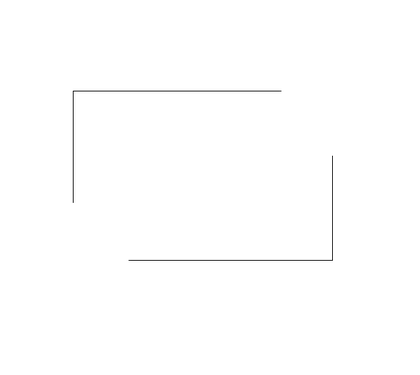
%> input picture Matlab/Single Bild/14.png, 420 x 375 px, shrunk from 588 x 525 before the run
$ octave Algorithmus_Verification_of_the_Complementarity1.m   (GNU Octave 9; MATLAB toolbox functions it lacks are replaced by stand-ins)
%> lines starting %> are read from the running program, lines starting %| are printed output that depends on the picture; in (x1, y1, x2, y2) boxes, pixels count from 0 and x2, y2 are one past the last pixel; in counts of white or black regions, pixels touching at a corner belong together; the program's own positions count from 1
### Matlab/Single Bild/Input.m

    %% Input a image
    % output a candidate shape
    function [P] = Input(Img,num)


    B = bwboundaries(Img);

% [14 lines of commented-out code are left out]
    P = B{num,1};    % choose a candidate shape
    % exchange the xy coordinate
    P1(:,1) = P(:,2);   % first column means x coordinate,
    P1(:,2) = P(:,1);   % second column means y coordinate,
    P =P1;

### Matlab/Single Bild/minboundrect.m
function [rectx,recty,area,perimeter] = minboundrect(x,y,metric)
% minboundrect: Compute the minimal bounding rectangle of points in the plane
% usage: [rectx,recty,area,perimeter] = minboundrect(x,y,metric)
%
% arguments: (input)
%  x,y - vectors of points, describing points in the plane as
%        (x,y) pairs. x and y must be the same lengths.
%
%  metric - (OPTIONAL) - single letter character flag which
%        denotes the use of minimal area or perimeter as the
%        metric to be minimized. metric may be either 'a' or 'p',
%        capitalization is ignored. Any other contraction of 'area'
%        or 'perimeter' is also accepted.
%
%        DEFAULT: 'a'    ('area')
%
% arguments: (output)
%  rectx,recty - 5x1 vectors of points that define the minimal
%        bounding rectangle.
%
%  area - (scalar) area of the minimal rect itself.
%
%  perimeter - (scalar) perimeter of the minimal rect as found
%
%
% Note: For those individuals who would prefer the rect with minimum
% perimeter or area, careful testing convinces me that the minimum area
% rect was generally also the minimum perimeter rect on most problems
% (with one class of exceptions). This same testing appeared to verify my
% assumption that the minimum area rect must always contain at least
% one edge of the convex hull. The exception I refer to above is for
% problems when the convex hull is composed of only a few points,
% most likely exactly 3. Here one may see differences between the
% two metrics. My thanks to Roger Stafford for pointing out this
% class of counter-examples.
%
% Thanks are also due to Roger for pointing out a proof that the
% bounding rect must always contain an edge of the convex hull, in
% both the minimal perimeter and area cases.
%
%
% Example usage:
%  x = rand(50000,1);
%  y = rand(50000,1);
%  tic,[rx,ry,area] = minboundrect(x,y);toc
%
%  Elapsed time is 0.105754 seconds.
%
%  [rx,ry]
%  ans =
%      0.99994  -4.2515e-06
%      0.99998      0.99999
%   2.6441e-05            1
%  -5.1673e-06   2.7356e-05
%      0.99994  -4.2515e-06
%
%  area
%  area =
%      0.99994
%
%
% See also: minboundcircle, minboundtri, minboundsphere
%
%
% Author: John D'Errico
% E-mail: woodchips@rochester.rr.com
% Release: 3.0
% Release date: 3/7/07

% default for metric
if (nargin<3) || isempty(metric)
  metric = 'a';
elseif ~ischar(metric)
  error 'metric must be a character flag if it is supplied.'
else
  % check for 'a' or 'p'
  metric = lower(metric(:)');
  ind = strmatch(metric,{'area','perimeter'});
  if isempty(ind)
    error 'metric does not match either ''area'' or ''perimeter'''
  end

  % just keep the first letter.
  metric = metric(1);
end

% preprocess data
x=x(:);
y=y(:);

% not many error checks to worry about
n = length(x);
if n~=length(y)
  error 'x and y must be the same sizes'
end

% start out with the convex hull of the points to
% reduce the problem dramatically. Note that any
% points in the interior of the convex hull are
% never needed, so we drop them.
if n>3
  edges = convhull(x,y);

  % exclude those points inside the hull as not relevant
  % also sorts the points into their convex hull as a
  % closed polygon

  x = x(edges);
  y = y(edges);

  % probably fewer points now, unless the points are fully convex
  nedges = length(x) - 1;
elseif n>1
  % n must be 2 or 3
  nedges = n;
  x(end+1) = x(1);
  y(end+1) = y(1);
else
  % n must be 0 or 1
  nedges = n;
end

% now we must find the bounding rectangle of those
% that remain.

% special case small numbers of points. If we trip any
% of these cases, then we are done, so return.
switch nedges
  case 0
    % empty begets empty
    rectx = [];
    recty = [];
    area = [];
    perimeter = [];
    return
  case 1
    % with one point, the rect is simple.
    rectx = repmat(x,1,5);
    recty = repmat(y,1,5);
    area = 0;
    perimeter = 0;
    return
  case 2
    % only two points. also simple.
    rectx = x([1 2 2 1 1]);
    recty = y([1 2 2 1 1]);
    area = 0;
    perimeter = 2*sqrt(diff(x).^2 + diff(y).^2);
    return
end
% 3 or more points.

% will need a 2x2 rotation matrix through an angle theta
Rmat = @(theta) [cos(theta) sin(theta);-sin(theta) cos(theta)];

% get the angle of each edge of the hull polygon.
ind = 1:(length(x)-1);
edgeangles = atan2(y(ind+1) - y(ind),x(ind+1) - x(ind));
% move the angle into the first quadrant.
edgeangles = unique(mod(edgeangles,pi/2));

% now just check each edge of the hull
nang = length(edgeangles);
area = inf;
perimeter = inf;
met = inf;
xy = [x,y];
for i = 1:nang
  % rotate the data through -theta
  rot = Rmat(-edgeangles(i));
  xyr = xy*rot;
  xymin = min(xyr,[],1);
  xymax = max(xyr,[],1);

  % The area is simple, as is the perimeter
  A_i = prod(xymax - xymin);
  P_i = 2*sum(xymax-xymin);

  if metric=='a'
    M_i = A_i;
  else
    M_i = P_i;
  end

  % new metric value for the current interval. Is it better?
  if M_i<met
    % keep this one
    met = M_i;
    area = A_i;
    perimeter = P_i;

    rect = [xymin;[xymax(1),xymin(2)];xymax;[xymin(1),xymax(2)];xymin];
    rect = rect*rot';
    rectx = rect(:,1);
    recty = rect(:,2);
  end
end
% get the final rect

% all done

end % mainline end

### Matlab/Single Bild/bounding_box_centroid.m
function [Pmean]=bounding_box_centroid(P)
% centroid use the bounding-box centroid
    [rectx,recty] = minboundrect(P(:,1),P(:,2),'a');
    rect(:,1) = rectx;
    rect(:,2) = recty;
    rectn = rect(1:4,1);
    rectn(:,2) = rect(1:4,2);
    Pmean = mean(rectn);

%     figure,imshow(Img),hold on;
%     plot(rectn(:,1),rectn(:,2), 'r', 'LineWidth', 2);
%     plot([rectn(4,1) rectn(1,1)],[rectn(4,2) rectn(1,2)], 'r', 'LineWidth', 2);
%     plot(Pmean(:,1),Pmean(:,2), 'r.');

### Matlab/Single Bild/Algorithmus5_Verification_of_an_openshape.m
%     clean;
%     close all;

    % Algorithm.5 Verification of an Open Shape
    % input: a candidate shape P = {pi} i=1,2....n. , a n*2 matrix and four
    % output: open points if yes and the angle of the open points

    function [id1,id2]=Algorithmus5_Verification_of_an_openshape(P,Pmean)
    %% 1. compute the centroid Pmean (this section can be optimiert, use which method is best)
    n = size(P,1);
% [16 lines of commented-out code are left out]

    %% 2. centralization
    Pc = P- ones(n,1)*Pmean;
    plot(Pc(:,1),Pc(:,2));

    %% 3.4. normalization
    Pcn = zeros(n,2);
    for i = 1:n

        Pcn(i,:) = Pc(i,:)/sqrt(Pc(i,1)^2 + Pc(i,2)^2);  % angle
%         Pcn(i,:) = Pcr(i,:)/sqrt(Pcr(i,1)^2 + Pcr(i,2)^2);
    end

    %% 5.6. init each angular bin
    bins = zeros(1,360);
    for theta = 1:360

        bins(theta) = 0;   % null

    end

    %% 7.8. for each p=(x,y) belong to Pc, calculate the responsed angle
    thetap = zeros(1,n);
    for j = 1:n
        thetap(j) = atan2d(Pcn(j,2),Pcn(j,1)); % returns values in the closed interval [-180,180]
        thetap = round(thetap);
        if(thetap(j)<1)
            thetap(j) =  thetap(j) +360;
        end

    %% 9. insert p into bins[thetap]
        for theta =  1:360
            if thetap(j)==theta
                bins(theta)= bins(theta)+1;     % accumalize normalized points to an anngular bin
            end
        end

    end
    figure,bar(bins),title('bins');

%     thetap = thetap/pi*180; % mit atan von[-90 90] ,radian to grad
%     max(thetap);
%     min(thetap);

    %% 10-18.

    id1 = [];
    id2 = [];
    for theta = 1:360

        front =  mod(theta + 359,360);
        front1 =  mod(theta + 358,360);
        front2 =  mod(theta + 357,360);
        front3 =  mod(theta + 356,360);
        front4 =  mod(theta + 355,360);
        rear = mod(theta + 1,360);
        rear1 = mod(theta + 2,360);
        rear2 = mod(theta + 3,360);
        rear3 = mod(theta + 4,360);
        rear4 = mod(theta + 5,360);
        if front==0
            front=360;
        end
        if front1==0
            front1=360;
        end
        if front2==0
            front2=360;
        end
        if front3==0
            front3=360;
        end
        if front4==0
            front4=360;
        end

        if rear==0
            rear=360;
        end
        if rear1==0
            rear1=360;
        end
        if rear2==0
            rear2=360;
        end
        if rear3==0
            rear3=360;
        end
        if rear4==0
            rear4=360;
        end


        if(bins(front)==0 && bins(front1)==0 && bins(front2)==0 && bins(front3)==0 && bins(front4)==0 && bins(theta)>0)
            idx1 = theta;    % right open
            id1 = cat(1,id1,idx1);
        end
        if(bins(rear)==0 && bins(rear1)==0 && bins(rear2)==0 && bins(rear3)==0 && bins(rear4)==0 && bins(theta)>0)
            idx2 = theta;    % left open
            id2 = cat(1,id2,idx2);
        end
    end

    % [32 lines of commented-out code are left out]
end


### Matlab/Single Bild/clean.m
clc;
clear;

### Matlab/Single Bild/Algorithmus_Verification_of_the_Complementarity1.m
    clean;
    close all;

%% Input two candidate shape of the image
    % vorprocess
    Img = imread('14.png');
%> Img is the input picture: size 375x420x3 uint8; min 37, max 255, mean 254.1
    Img = rgb2gray(Img);
%> Img: size 375x420 uint8
    Img = imbinarize(Img);
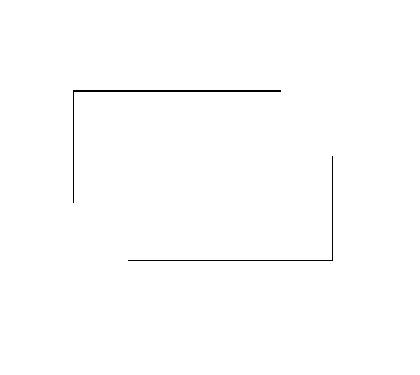
%> Img: size 375x420 logical; 99.5% white; black in thin lines or dots, all inside (x1, y1, x2, y2) = (73, 90, 333, 261)
%     figure,imshow(Img);

    % choose two candidate shape of the image
    P1 = Input(Img,2);
%> in Input, `B = bwboundaries(Img);`: B = 3 boundaries; box (x1, y1, x2, y2) and points: (0, 0, 420, 375) 1587, (73, 90, 281, 203) 638, (128, 156, 333, 261) 616
%> in Input, `P = B{num,1};`: P = 638 rows, first 12: [91 74; 91 75; 91 76; 91 77; 91 78; 91 79; 91 80; 91 81; 91 82; 91 83; 91 84; 91 85]
%> in Input, `P =P1;`: P = 638 rows, first 12: [74 91; 75 91; 76 91; 77 91; 78 91; 79 91; 80 91; 81 91; 82 91; 83 91; 84 91; 85 91]
%> P1 has the same summary as P in Input
    P2 = Input(Img,3);
%> in Input (call 2), `P = B{num,1};`: P = 616 rows, first 12: [261 129; 261 130; 261 131; 261 132; 261 133; 261 134; 261 135; 261 136; 261 137; 261 138; 261 139; 261 140]
%> in Input (call 2), `P =P1;`: P = 616 rows, first 12: [129 261; 130 261; 131 261; 132 261; 133 261; 134 261; 135 261; 136 261; 137 261; 138 261; 139 261; 140 261]
%> P2 has the same summary as P in Input
    P = cat(1,P1,P2);
%> P = 1254 rows, first 12: [74 91; 75 91; 76 91; 77 91; 78 91; 79 91; 80 91; 81 91; 82 91; 83 91; 84 91; 85 91]

    % find the Smallest rectangle of the candidate shape (regionprops)
    thetar = zeros(2,1);
    thetal = zeros(2,1);
    % centroid use the bounding_box_centroid of the union P1andP2
    Pmean = bounding_box_centroid(P);
%> in minboundrect, `x=x(:);`: x = 1254 values, max 333 at index 843, min 74 at index 1, mean 202.2
%> in minboundrect, `y=y(:);`: y = 1254 values, max 261 at index 639, min 91 at index 1, mean 176.1
%> in minboundrect, `edges = convhull(x,y);`: edges = [1; 208; 946; 1050; 639; 526; 1]
%> in minboundrect, `x = x(edges);`: x = [74; 281; 333; 333; 129; 74; 74]
%> in minboundrect, `y = y(edges);`: y = [91; 91; 157; 261; 261; 203; 91]
%> in minboundrect, `nedges = length(x) - 1;`: nedges = 6
%> in minboundrect, `ind = 1:(length(x)-1);`: ind = [1 2 3 4 5 6]
%> in minboundrect, `edgeangles = atan2(y(ind+1) - y(ind),x(ind+1) - x(ind));`: edgeangles = [0; 0.903; 1.57; 3.14; -2.33; -1.57]
%> in minboundrect, `edgeangles = unique(mod(edgeangles,pi/2));`: edgeangles = [0; 0.812; 0.903]
%> in minboundrect, `nang = length(edgeangles);`: nang = 3
%> in minboundrect, `xy = [x,y];`: xy = [74 91; 281 91; 333 157; 333 261; 129 261; 74 203; 74 91]
%> the loop in minboundrect, `for i = 1:nang` made 3 passes
%> (rot, A_i, P_i, M_i, met, area, perimeter, rect) on pass 1: ([1 0; 0 1], 44030, 858, 44030, 44030, 44030, 858, [74 91; 333 91; 333 261; 74 261; 74 91])
%> (rot, xymin, xymax, A_i, P_i, M_i) on passes 2 to 3: ([0.688 -0.726; 0.726 0.688], [117 -141.3], [418.5 85.99], 68538.3, 1057.7, 68538.3), ([0.619 -0.785; 0.785 0.619], [117.3 -164.4], [411.1 67.5], 68140.3, 1051.5, 68140.3)
%> in bounding_box_centroid, `[rectx,recty] = minboundrect(P(:,1),P(:,2),'a');`: rectx = [74; 333; 333; 74; 74]; recty = [91; 91; 261; 261; 91]
%> in bounding_box_centroid, `rectn = rect(1:4,1);`: rectn = [74; 333; 333; 74]
%> in bounding_box_centroid, `Pmean = mean(rectn);`: Pmean = [203.5 176]
%> Pmean = [203.5 176]

    [thetar(1),thetal(1)] = Algorithmus5_Verification_of_an_openshape(P1,Pmean);
%> in Algorithmus5_Verification_of_an_openshape, `plot(Pc(:,1),Pc(:,2));`:
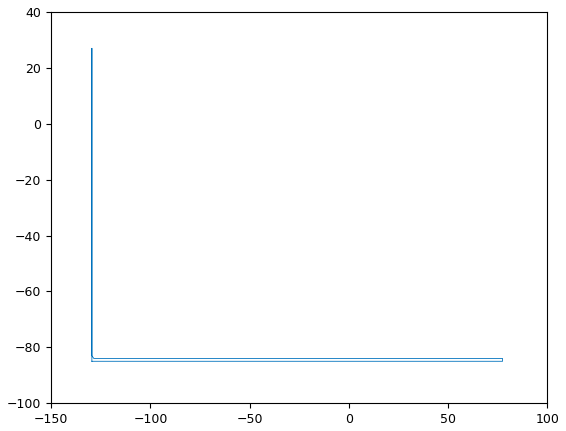
%> figure redrawn from the program's plot data
%> after the loop in Algorithmus5_Verification_of_an_openshape, `for i = 1:n`: Pcn = 638 rows, first 12: [-0.836 -0.549; -0.834 -0.552; -0.832 -0.555; -0.83 -0.558; -0.828 -0.561; -0.826 -0.564; -0.824 -0.567; -0.822 -0.57; -0.819 -0.573; -0.817 -0.576; -0.815 -0.58; -0.813 -0.583]
%> after the loop in Algorithmus5_Verification_of_an_openshape, `for j = 1:n`: bins = 360 values, max 9 at index 214, min 0 at index 1, mean 1.77; thetap = 638 values, max 313 at index 209, min 168 at index 526, mean 234.5
%> after the loop in Algorithmus5_Verification_of_an_openshape, `for theta = 1:360`: id1 = 168; id2 = 313; idx1 = 168; idx2 = 313
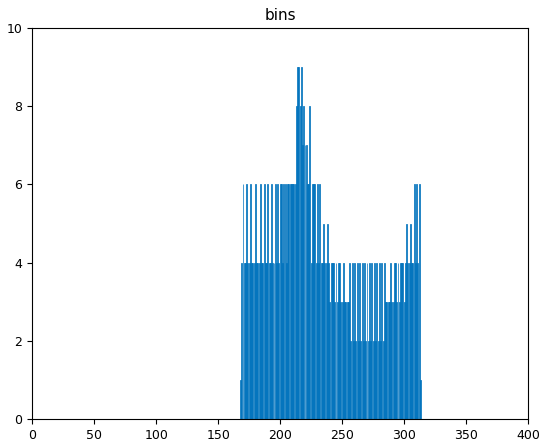
%> figure redrawn from the program's plot data; tallest bar 9 high, from x = 213.6 to 214.4
    [thetar(2),thetal(2)] = Algorithmus5_Verification_of_an_openshape(P2,Pmean);
%> call 2 of Algorithmus5_Verification_of_an_openshape, with Pmean = [203.5 176]
%> in Algorithmus5_Verification_of_an_openshape (call 2), `plot(Pc(:,1),Pc(:,2));`:
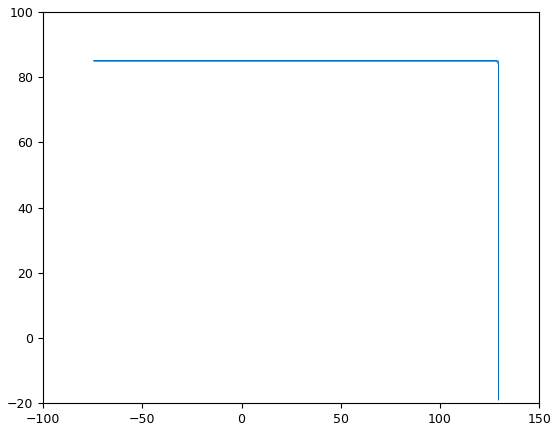
%> figure redrawn from the program's plot data
%> after the loop in Algorithmus5_Verification_of_an_openshape (call 2), `for i = 1:n`: Pcn = 616 rows, first 12: [-0.659 0.752; -0.654 0.756; -0.649 0.761; -0.644 0.765; -0.638 0.77; -0.633 0.774; -0.627 0.779; -0.622 0.783; -0.616 0.788; -0.61 0.792; -0.604 0.797; -0.598 0.801]
%> after the loop in Algorithmus5_Verification_of_an_openshape (call 2), `for j = 1:n`: bins = 360 values, max 10 at index 35, min 0 at index 132, mean 1.71; thetap = 616 values, max 360 at index 288, min 1 at index 286, mean 79.45
%> after the loop in Algorithmus5_Verification_of_an_openshape (call 2), `for theta = 1:360`: id1 = 352; id2 = 131; idx1 = 352; idx2 = 131
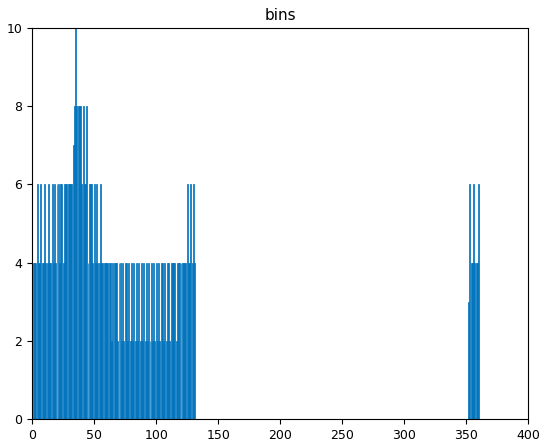
%> figure redrawn from the program's plot data; tallest bar 10 high, from x = 34.6 to 35.4

    % calculated the open degrees of a candidate shape P
    % einzige open degree
    opendegree = zeros(2,1);
    for i = 1:2
        if thetal(i) >= thetar(i)
            opendegree(i) = 360-thetal(i)+thetar(i);
        else
            opendegree(i) = thetar(i)-thetal(i);
        end
    end
%> after the loop, opendegree = [215; 221]

    % open degree of the union of the cadinate shape
    [thetarsum,thetalsum] = Algorithmus5_Verification_of_an_openshape(P,Pmean);
%> call 3 of Algorithmus5_Verification_of_an_openshape, with Pmean = [203.5 176]
%> in Algorithmus5_Verification_of_an_openshape (call 3), `plot(Pc(:,1),Pc(:,2));`:
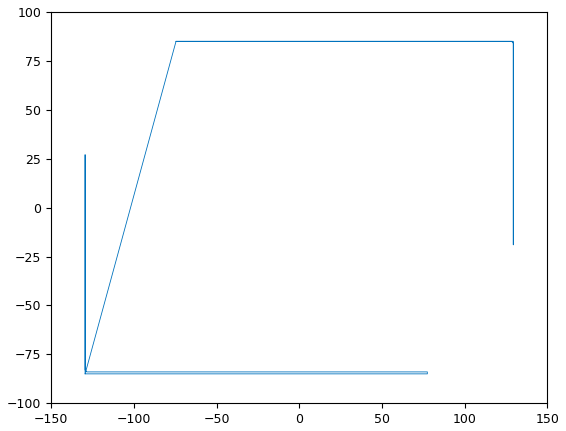
%> figure redrawn from the program's plot data
%> after the loop in Algorithmus5_Verification_of_an_openshape (call 3), `for i = 1:n`: Pcn = 1254 rows, first 12: [-0.836 -0.549; -0.834 -0.552; -0.832 -0.555; -0.83 -0.558; -0.828 -0.561; -0.826 -0.564; -0.824 -0.567; -0.822 -0.57; -0.819 -0.573; -0.817 -0.576; -0.815 -0.58; -0.813 -0.583]
%> after the loop in Algorithmus5_Verification_of_an_openshape (call 3), `for j = 1:n`: bins = 360 values, max 10 at index 35, min 0 at index 132, mean 3.48; thetap = 1254 values, max 360 at index 926, min 1 at index 924, mean 158.4
%> after the loop in Algorithmus5_Verification_of_an_openshape (call 3), `for theta = 1:360`: id1 = [168; 352]; id2 = [131; 313]; idx2 = 313
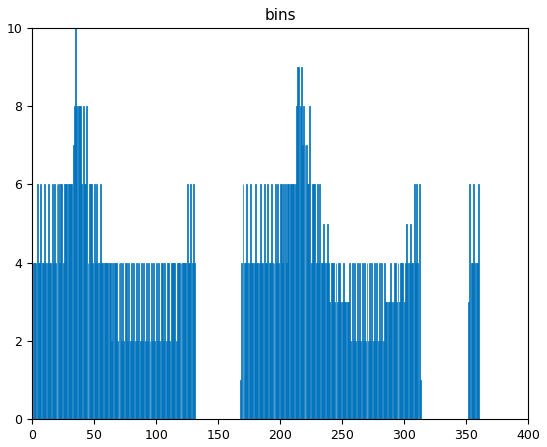
%> figure redrawn from the program's plot data; tallest bar 10 high, from x = 34.6 to 35.4
%> thetarsum = [168; 352]; thetalsum = [131; 313]

    if thetalsum(1) >= thetarsum(1)
        opendegreesum = thetarsum(1)+thetarsum(2)-thetalsum(1)+360-thetalsum(2);
    else
        opendegreesum = thetarsum(2)-thetalsum(2)+thetarsum(1)-thetalsum(1);
%> opendegreesum = 76
    end

    % the condition of complementary

    if opendegree(1)+opendegree(2)-opendegreesum == 360 % make tolerant 5 grad?
        output=1;
    else
        output=0;
    end
